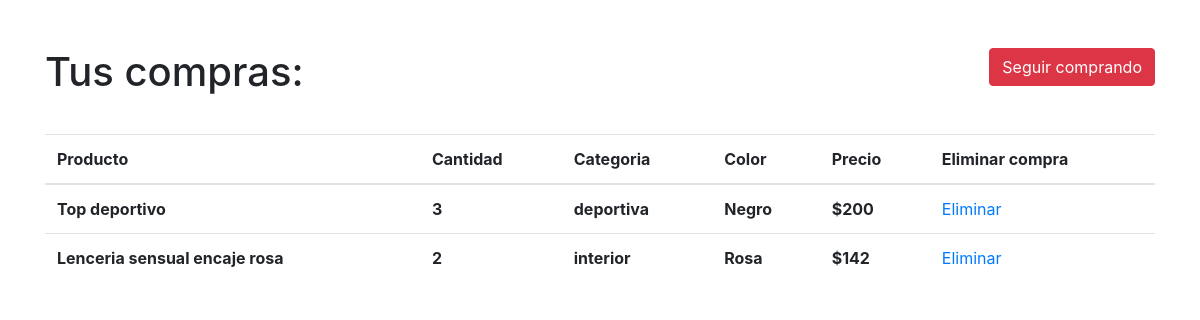
The app's page /modulos/all_compras.php (signed in) with its own data.
### tables this page shows
CREATE TABLE `productos` (
  `id_producto` int(11) NOT NULL,
  `descripcion_pr` varchar(255) NOT NULL,
  `categoria_pr` int(11) NOT NULL,
  `img_pr` varchar(255) NOT NULL,
  `color_pr` int(11) NOT NULL,
  `stock_pr` int(255) NOT NULL,
  `precio_pr` decimal(50,0) NOT NULL
);

CREATE TABLE `compras` (
  `id_compra` int(11) NOT NULL,
  `id_comprador` int(11) NOT NULL,
  `nombre_comprador` varchar(100) NOT NULL,
  `fecha_compra` timestamp NOT NULL DEFAULT current_timestamp() ON UPDATE current_timestamp(),
  `producto_compra` varchar(100) NOT NULL,
  `cantidad_compra` int(100) NOT NULL,
  `color_compra` int(11) NOT NULL
);

CREATE TABLE `categorias` (
  `id_categoria` int(11) NOT NULL,
  `nombre_categoria` varchar(255) NOT NULL,
  `status_categoria` int(1) NOT NULL DEFAULT 1
);

CREATE TABLE `colores` (
  `id_color` int(11) NOT NULL,
  `color` varchar(100) NOT NULL
);

### funciones/funciones.php (called while the page is built, shortened)
<?php
class mysqlfunciones{
    public function ejecutar($qry){
       $connection= $this->conexion();
       $resultado = mysqli_query($connection, $qry);
       return $resultado;
    }
    public function conexion(){
        $connection = new \mysqli(HOST, USUARIO, PASSWORD, BD);
        return $connection;
    }
}
?>

### funciones/consultas.php (called while the page is built, shortened)
<?php
 class consultas{
public function idColor($id){
    $qry="select s.*, c.color
    from productos s
    inner join colores c on c.id_color = s.color_pr
	where id_producto =$id";
    $base = new mysqlfunciones();
    $res = $base->ejecutar($qry);
    return $res;
}
public function idCategoria($id){
    $qry="select s.*, c.nombre_categoria
    from productos s
    inner join categorias c on c.id_categoria = s.categoria_pr
	where id_producto =$id";
    $base = new mysqlfunciones();
    $res = $base->ejecutar($qry);
    return $res;
}
public function allCompras($id){
    $qry="select s.*, c.*
    from productos s
    inner join compras c on c.producto_compra = s.id_producto
	where id_comprador =$id";
    $base = new mysqlfunciones();
    $res = $base->ejecutar($qry);
    return $res;
}
 }
?>

### modulos/all_compras.php (the view, shortened to what this page needs)
<?php
include_once("../funciones/funciones.php");
include_once("../funciones/consultas.php");
$consulta= new consultas();
$id_comprador =$_SESSION["id"];
$allCompras = $consulta->allCompras($id_comprador);
?>
<!DOCTYPE html>
<html lang="en">
<head>
   <?php include("../includes/header.php");
   ?>
</head>
<body>
  <div class="container mt-5">
  <div class="row">
  <div class="col-sm-12">
  <a href="index.php" class="btn btn-danger float-right mb-5">Seguir comprando</a>
  <h1>Tus compras:</h1>
  </div>
  <div class="col-sm-12">
      <div class="table-responsive">
      <table class="table table-stripped">
    <thead>
    <tr>
    <th> Producto</th>
    <th>Cantidad</th>
    <th> Categoria</th>
    <th>Color</th>
    <th>Precio</th>
    <th >Eliminar compra</th>
    </tr>
    </thead>
    <tbody>
        <?php
    while ($mostrar=mysqli_fetch_array($allCompras)){
        $id_producto = $mostrar["id_producto"];
        $color =$consulta->idColor($id_producto);
        $categoria =$consulta->idCategoria($id_producto);
        ?>
        <tr>
        <th><?php echo$mostrar['descripcion_pr'];?></th>
        <th><?php echo$mostrar['cantidad_compra'];?></th>
        <?php while($qry=mysqli_fetch_array($color)){?>
        <?php while($qry2=mysqli_fetch_array($categoria)){?>
        <th><?php echo$qry2['nombre_categoria'];?></th>
        <?php }?>
        <th><?php echo$qry['color'];?></th>
        <th><?php echo"$".$qry['precio_pr'];?></th>
    <?php }?>
        <td>
        <a href="eliminar_compra.php?id=<?php echo $mostrar['id_compra']; ?>">Eliminar</a>
    </td>
        </tr>
        <?php
    }
        ?>
    </tbody>
    </table>
      </div>
  </div>
  </div>
  </div>
</body>
</html>

### css/estilos.css (style rules this page uses)
.mb-5 { margin-left: 4rem; }

### records on screen
productos: descripcion_pr "Top deportivo", compras.cantidad_compra "3", categoria_pr.nombre_categoria "deportiva", color_pr.color "Negro", precio_pr "200"
productos: descripcion_pr "Lenceria sensual encaje rosa", compras.cantidad_compra "2", categoria_pr.nombre_categoria "interior", color_pr.color "Rosa", precio_pr "142"
